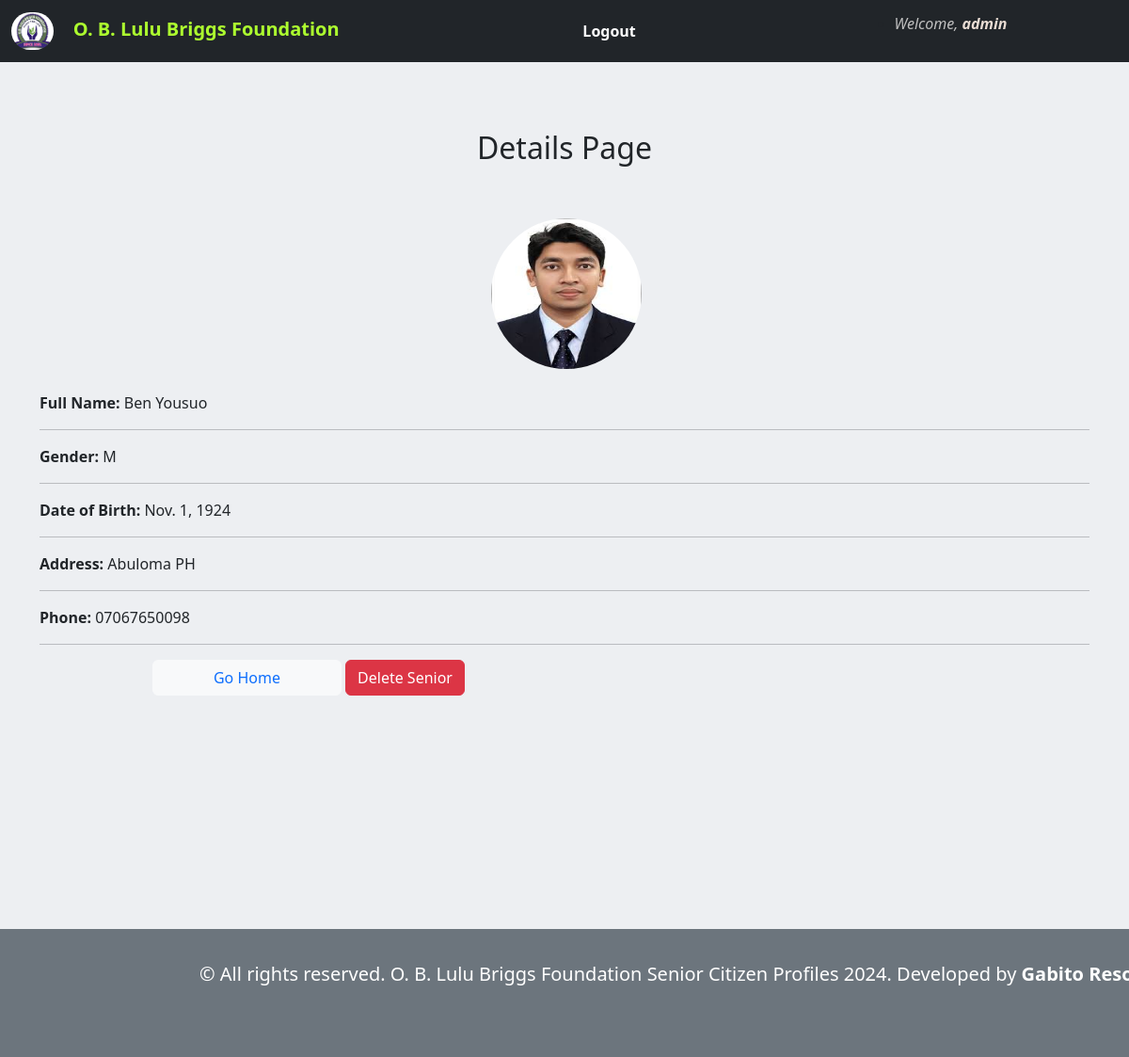
Page /senior/ben-yousuo/ (signed in) on the committed database.
### senior_data/models.py (models this page shows, shortened)
class Senior(models.Model):
    GENDER_CHOICES = [
        ('M', 'Male'),
        ('F', 'Female'),
    ]
    image = models.ImageField(upload_to="profile_pics", default="img.png")
    user = models.ForeignKey(User, on_delete=models.CASCADE)
    full_name = models.CharField(max_length=200)
    gender = models.CharField(max_length=1, choices=GENDER_CHOICES, default="M")
    dob = models.DateField(default='2000-01-01')
    address = models.CharField(max_length=300, default="Creek Road")
    phone = models.CharField(max_length=15, default="8099765654")
    updated = models.DateTimeField(auto_now=True)
    slug = models.SlugField(max_length=100, unique=True)
    class Meta:
        ordering = ["-updated"]

### senior_data/views.py (the view)
# urls.py: path('senior/<slug:slug>/', SeniorDetailView.as_view(), name='senior-detail'),
class SeniorDetailView(LoginRequiredMixin, DetailView):
    model = Senior
    login_url = reverse_lazy('login')
    template_name = "senior_data/senior-detail.html"
    context_object_name = "senior_detail"

### templates/senior_data/senior-detail.html (shortened to what this page needs)
{% extends 'senior_data/base.html' %}
{% block content %}
<body style="background-color: rgb(237, 239, 242);">
<br><br>
<div class="container mt-4">
    <h2 style="text-align: center;">Details Page</h2><br>
    <span>
        <img class="img-fluid mt-4" src="{{ senior_detail.image.url }}" alt="card image cap" style="width: 10em; border-radius: 6em; height: 10em; margin-left: 30em;"/><br><br>
        <b>Full Name:</b> {{ senior_detail.full_name }}<hr>
        <b>Gender:</b> {{ senior_detail.gender }}<hr>
        <b>Date of Birth:</b> {{ senior_detail.dob }}<hr>
        <b>Address:</b> {{ senior_detail.address }}<hr>
        <b>Phone:</b> {{ senior_detail.phone }}<hr>
    </span>
    <button class="btn btn-light"  style="margin-left: 7.5em; width:18%;"><a href="{% url 'index' %}" style="text-decoration: none;" class="link">Go Home</a></button>
    <form method="POST" action="{% url 'delete_senior' senior_detail.pk %}" style="display:inline;">
        <button type="button" onclick="showDeleteModal();" class="btn btn-danger">Delete Senior</button>
    </form>
</div>
<br><br><br><br>
<br><br><br><br><br><br>
<br><br><br><br><br><br>
</body>
{% endblock %}

### templates/senior_data/base.html (shortened to what this page needs)
{% load static %}
<!doctype html>
<html lang="en">
  <head>
    <link href="https://cdn.jsdelivr.net/npm/bootstrap@5.3.3/dist/css/bootstrap.min.css" rel="stylesheet">
  </head>
  <body>
    <nav class="navbar bg-dark" data-bs-theme="dark">
        <div class="container-fluid">
          <a class="navbar-brand" href="{% url 'index' %}"><b style="color: greenyellow"><img src="{% static 'img/oblbf_logo.png' %}" style="width: 45px; height: 40px; border-radius: 2em;">&nbsp &nbsp O. B. Lulu Briggs Foundation</b></a>
            {% if request.user.is_authenticated %}
              <b><a href="{% url 'logout' %}" style="text-decoration: none; color: white">Logout</a></b>
            {% else %}
              <b><a href="{% url 'signup' %}" style="text-decoration: none; color: white">Register</a></b>
              <b><a href="{% url 'login' %}" style="text-decoration: none; color: white">Login</a></b>
            {% endif %}
          <div  style="margin-right: 10%;">
            <ul>
              <li>
                {% if user.is_authenticated %}
                  <i class="user" style="color: silver;">Welcome, <strong  style="color:rgb(234, 221, 212);">{{ user.username }}</strong></i>
                {% endif %}
              </li>
            </ul>
          </div>
        </div>
      </nav>
      {% block content %}
      {% endblock %}
      <nav class="navbar fixed-bottom text-dark bg-secondary">
        <div class="container-fluid">
          <a class="navbar-brand" href="#" style="color: white; margin-left: 10em; margin-top: 1em; margin-bottom: 3em; text-align:center;">&copy All rights reserved. O. B. Lulu Briggs Foundation Senior Citizen Profiles 2024. Developed by <strong>Gabito Resources.</strong></a>
        </div>
      </nav>
</body>
</html>

### rows in the picture
Senior: image (picture), full_name "Ben Yousuo", gender "M", dob "Nov. 1, 1924", address "Abuloma PH", phone "07067650098"

### other values in the picture
{{ user.username }} "admin"
